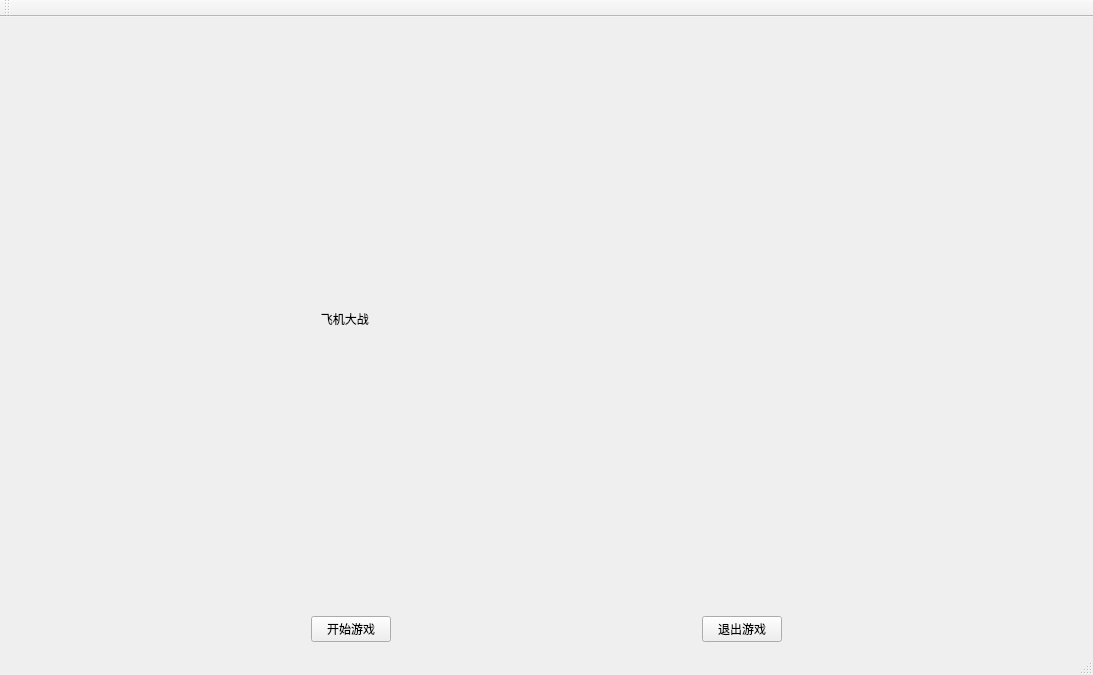
<?xml version="1.0" encoding="UTF-8"?>
<ui version="4.0">
 <class>MainWindow</class>
 <widget class="QMainWindow" name="MainWindow">
  <property name="geometry">
   <rect>
    <x>0</x>
    <y>0</y>
    <width>1093</width>
    <height>675</height>
   </rect>
  </property>
  <property name="windowTitle">
   <string>MainWindow</string>
  </property>
  <widget class="QWidget" name="centralWidget">
   <layout class="QGridLayout" name="gridLayout">
    <item row="1" column="1">
     <widget class="QPushButton" name="buttonstart">
      <property name="text">
       <string>开始游戏</string>
      </property>
     </widget>
    </item>
    <item row="1" column="3">
     <widget class="QPushButton" name="buttonclose">
      <property name="text">
       <string>退出游戏</string>
      </property>
     </widget>
    </item>
    <item row="0" column="1" colspan="3">
     <widget class="QLabel" name="label">
      <property name="text">
       <string>   飞机大战</string>
      </property>
     </widget>
    </item>
    <item row="1" column="2">
     <spacer name="horizontalSpacer_2">
      <property name="orientation">
       <enum>Qt::Horizontal</enum>
      </property>
      <property name="sizeHint" stdset="0">
       <size>
        <width>40</width>
        <height>20</height>
       </size>
      </property>
     </spacer>
    </item>
    <item row="1" column="0">
     <spacer name="horizontalSpacer">
      <property name="orientation">
       <enum>Qt::Horizontal</enum>
      </property>
      <property name="sizeHint" stdset="0">
       <size>
        <width>40</width>
        <height>20</height>
       </size>
      </property>
     </spacer>
    </item>
    <item row="1" column="4">
     <spacer name="horizontalSpacer_3">
      <property name="orientation">
       <enum>Qt::Horizontal</enum>
      </property>
      <property name="sizeHint" stdset="0">
       <size>
        <width>40</width>
        <height>20</height>
       </size>
      </property>
     </spacer>
    </item>
   </layout>
  </widget>
  <widget class="QMenuBar" name="menuBar">
   <property name="geometry">
    <rect>
     <x>0</x>
     <y>0</y>
     <width>1093</width>
     <height>26</height>
    </rect>
   </property>
  </widget>
  <widget class="QToolBar" name="mainToolBar">
   <attribute name="toolBarArea">
    <enum>TopToolBarArea</enum>
   </attribute>
   <attribute name="toolBarBreak">
    <bool>false</bool>
   </attribute>
  </widget>
  <widget class="QStatusBar" name="statusBar"/>
 </widget>
 <layoutdefault spacing="6" margin="11"/>
 <resources/>
 <connections/>
</ui>
